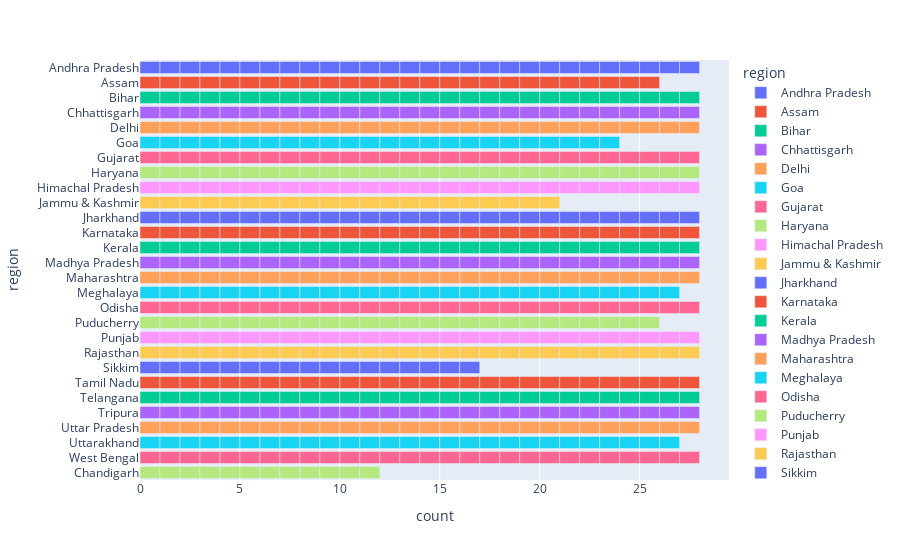

Notebook source saved alongside this figure:
### Code cell
fig = px.bar(df,y='region',color='region')

fig.show()

### Figure 1 — Plotly figure (JSON) as saved in the notebook; plotly's stock layout.template omitted (floating-point values rounded to 4 significant figures)
{"data": [{"alignmentgroup": "True", "hovertemplate": "region=%{y}<br>count=%{x}<extra></extra>", "legendgroup": "Andhra Pradesh", "marker": {"color": "#636efa", "pattern": {"shape": ""}}, "name": "Andhra Pradesh", "offsetgroup": "Andhra Pradesh", "orientation": "h", "showlegend": true, "textposition": "auto", "type": "bar", "x": [1, 1, 1, 1, 1, 1, 1, 1, 1, 1, 1, 1, 1, 1, 1, 1, 1, 1, 1, 1, 1, 1, 1, 1, 1, 1, 1, 1], "xaxis": "x", "y": ["Andhra Pradesh", "Andhra Pradesh", "Andhra Pradesh", "Andhra Pradesh", "Andhra Pradesh", "Andhra Pradesh", "Andhra Pradesh", "Andhra Pradesh", "Andhra Pradesh", "Andhra Pradesh", "Andhra Pradesh", "Andhra Pradesh", "Andhra Pradesh", "Andhra Pradesh", "Andhra Pradesh", "Andhra Pradesh", "Andhra Pradesh", "Andhra Pradesh", "Andhra Pradesh", "Andhra Pradesh", "Andhra Pradesh", "Andhra Pradesh", "Andhra Pradesh", "Andhra Pradesh", "Andhra Pradesh", "Andhra Pradesh", "Andhra Pradesh", "Andhra Pradesh"], "yaxis": "y"}, {"alignmentgroup": "True", "hovertemplate": "region=%{y}<br>count=%{x}<extra></extra>", "legendgroup": "Assam", "marker": {"color": "#EF553B", "pattern": {"shape": ""}}, "name": "Assam", "offsetgroup": "Assam", "orientation": "h", "showlegend": true, "textposition": "auto", "type": "bar", "x": [1, 1, 1, 1, 1, 1, 1, 1, 1, 1, 1, 1, 1, 1, 1, 1, 1, 1, 1, 1, 1, 1, 1, 1, 1, 1], "xaxis": "x", "y": ["Assam", "Assam", "Assam", "Assam", "Assam", "Assam", "Assam", "Assam", "Assam", "Assam", "Assam", "Assam", "Assam", "Assam", "Assam", "Assam", "Assam", "Assam", "Assam", "Assam", "Assam", "Assam", "Assam", "Assam", "Assam", "Assam"], "yaxis": "y"}, {"alignmentgroup": "True", "hovertemplate": "region=%{y}<br>count=%{x}<extra></extra>", "legendgroup": "Bihar", "marker": {"color": "#00cc96", "pattern": {"shape": ""}}, "name": "Bihar", "offsetgroup": "Bihar", "orientation": "h", "showlegend": true, "textposition": "auto", "type": "bar", "x": [1, 1, 1, 1, 1, 1, 1, 1, 1, 1, 1, 1, 1, 1, 1, 1, 1, 1, 1, 1, 1, 1, 1, 1, 1, 1, 1, 1], "xaxis": "x", "y": ["Bihar", "Bihar", "Bihar", "Bihar", "Bihar", "Bihar", "Bihar", "Bihar", "Bihar", "Bihar", "Bihar", "Bihar", "Bihar", "Bihar", "Bihar", "Bihar", "Bihar", "Bihar", "Bihar", "Bihar", "Bihar", "Bihar", "Bihar", "Bihar", "Bihar", "Bihar", "Bihar", "Bihar"], "yaxis": "y"}, {"alignmentgroup": "True", "hovertemplate": "region=%{y}<br>count=%{x}<extra></extra>", "legendgroup": "Chhattisgarh", "marker": {"color": "#ab63fa", "pattern": {"shape": ""}}, "name": "Chhattisgarh", "offsetgroup": "Chhattisgarh", "orientation": "h", "showlegend": true, "textposition": "auto", "type": "bar", "x": [1, 1, 1, 1, 1, 1, 1, 1, 1, 1, 1, 1, 1, 1, 1, 1, 1, 1, 1, 1, 1, 1, 1, 1, 1, 1, 1, 1], "xaxis": "x", "y": ["Chhattisgarh", "Chhattisgarh", "Chhattisgarh", "Chhattisgarh", "Chhattisgarh", "Chhattisgarh", "Chhattisgarh", "Chhattisgarh", "Chhattisgarh", "Chhattisgarh", "Chhattisgarh", "Chhattisgarh", "Chhattisgarh", "Chhattisgarh", "Chhattisgarh", "Chhattisgarh", "Chhattisgarh", "Chhattisgarh", "Chhattisgarh", "Chhattisgarh", "Chhattisgarh", "Chhattisgarh", "Chhattisgarh", "Chhattisgarh", "Chhattisgarh", "Chhattisgarh", "Chhattisgarh", "Chhattisgarh"], "yaxis": "y"}, {"alignmentgroup": "True", "hovertemplate": "region=%{y}<br>count=%{x}<extra></extra>", "legendgroup": "Delhi", "marker": {"color": "#FFA15A", "pattern": {"shape": ""}}, "name": "Delhi", "offsetgroup": "Delhi", "orientation": "h", "showlegend": true, "textposition": "auto", "type": "bar", "x": [1, 1, 1, 1, 1, 1, 1, 1, 1, 1, 1, 1, 1, 1, 1, 1, 1, 1, 1, 1, 1, 1, 1, 1, 1, 1, 1, 1], "xaxis": "x", "y": ["Delhi", "Delhi", "Delhi", "Delhi", "Delhi", "Delhi", "Delhi", "Delhi", "Delhi", "Delhi", "Delhi", "Delhi", "Delhi", "Delhi", "Delhi", "Delhi", "Delhi", "Delhi", "Delhi", "Delhi", "Delhi", "Delhi", "Delhi", "Delhi", "Delhi", "Delhi", "Delhi", "Delhi"], "yaxis": "y"}, {"alignmentgroup": "True", "hovertemplate": "region=%{y}<br>count=%{x}<extra></extra>", "legendgroup": "Goa", "marker": {"color": "#19d3f3", "pattern": {"shape": ""}}, "name": "Goa", "offsetgroup": "Goa", "orientation": "h", "showlegend": true, "textposition": "auto", "type": "bar", "x": [1, 1, 1, 1, 1, 1, 1, 1, 1, 1, 1, 1, 1, 1, 1, 1, 1, 1, 1, 1, 1, 1, 1, 1], "xaxis": "x", "y": ["Goa", "Goa", "Goa", "Goa", "Goa", "Goa", "Goa", "Goa", "Goa", "Goa", "Goa", "Goa", "Goa", "Goa", "Goa", "Goa", "Goa", "Goa", "Goa", "Goa", "Goa", "Goa", "Goa", "Goa"], "yaxis": "y"}, {"alignmentgroup": "True", "hovertemplate": "region=%{y}<br>count=%{x}<extra></extra>", "legendgroup": "Gujarat", "marker": {"color": "#FF6692", "pattern": {"shape": ""}}, "name": "Gujarat", "offsetgroup": "Gujarat", "orientation": "h", "showlegend": true, "textposition": "auto", "type": "bar", "x": [1, 1, 1, 1, 1, 1, 1, 1, 1, 1, 1, 1, 1, 1, 1, 1, 1, 1, 1, 1, 1, 1, 1, 1, 1, 1, 1, 1], "xaxis": "x", "y": ["Gujarat", "Gujarat", "Gujarat", "Gujarat", "Gujarat", "Gujarat", "Gujarat", "Gujarat", "Gujarat", "Gujarat", "Gujarat", "Gujarat", "Gujarat", "Gujarat", "Gujarat", "Gujarat", "Gujarat", "Gujarat", "Gujarat", "Gujarat", "Gujarat", "Gujarat", "Gujarat", "Gujarat", "Gujarat", "Gujarat", "Gujarat", "Gujarat"], "yaxis": "y"}, {"alignmentgroup": "True", "hovertemplate": "region=%{y}<br>count=%{x}<extra></extra>", "legendgroup": "Haryana", "marker": {"color": "#B6E880", "pattern": {"shape": ""}}, "name": "Haryana", "offsetgroup": "Haryana", "orientation": "h", "showlegend": true, "textposition": "auto", "type": "bar", "x": [1, 1, 1, 1, 1, 1, 1, 1, 1, 1, 1, 1, 1, 1, 1, 1, 1, 1, 1, 1, 1, 1, 1, 1, 1, 1, 1, 1], "xaxis": "x", "y": ["Haryana", "Haryana", "Haryana", "Haryana", "Haryana", "Haryana", "Haryana", "Haryana", "Haryana", "Haryana", "Haryana", "Haryana", "Haryana", "Haryana", "Haryana", "Haryana", "Haryana", "Haryana", "Haryana", "Haryana", "Haryana", "Haryana", "Haryana", "Haryana", "Haryana", "Haryana", "Haryana", "Haryana"], "yaxis": "y"}, {"alignmentgroup": "True", "hovertemplate": "region=%{y}<br>count=%{x}<extra></extra>", "legendgroup": "Himachal Pradesh", "marker": {"color": "#FF97FF", "pattern": {"shape": ""}}, "name": "Himachal Pradesh", "offsetgroup": "Himachal Pradesh", "orientation": "h", "showlegend": true, "textposition": "auto", "type": "bar", "x": [1, 1, 1, 1, 1, 1, 1, 1, 1, 1, 1, 1, 1, 1, 1, 1, 1, 1, 1, 1, 1, 1, 1, 1, 1, 1, 1, 1], "xaxis": "x", "y": ["Himachal Pradesh", "Himachal Pradesh", "Himachal Pradesh", "Himachal Pradesh", "Himachal Pradesh", "Himachal Pradesh", "Himachal Pradesh", "Himachal Pradesh", "Himachal Pradesh", "Himachal Pradesh", "Himachal Pradesh", "Himachal Pradesh", "Himachal Pradesh", "Himachal Pradesh", "Himachal Pradesh", "Himachal Pradesh", "Himachal Pradesh", "Himachal Pradesh", "Himachal Pradesh", "Himachal Pradesh", "Himachal Pradesh", "Himachal Pradesh", "Himachal Pradesh", "Himachal Pradesh", "Himachal Pradesh", "Himachal Pradesh", "Himachal Pradesh", "Himachal Pradesh"], "yaxis": "y"}, {"alignmentgroup": "True", "hovertemplate": "region=%{y}<br>count=%{x}<extra></extra>", "legendgroup": "Jammu & Kashmir", "marker": {"color": "#FECB52", "pattern": {"shape": ""}}, "name": "Jammu & Kashmir", "offsetgroup": "Jammu & Kashmir", "orientation": "h", "showlegend": true, "textposition": "auto", "type": "bar", "x": [1, 1, 1, 1, 1, 1, 1, 1, 1, 1, 1, 1, 1, 1, 1, 1, 1, 1, 1, 1, 1], "xaxis": "x", "y": ["Jammu & Kashmir", "Jammu & Kashmir", "Jammu & Kashmir", "Jammu & Kashmir", "Jammu & Kashmir", "Jammu & Kashmir", "Jammu & Kashmir", "Jammu & Kashmir", "Jammu & Kashmir", "Jammu & Kashmir", "Jammu & Kashmir", "Jammu & Kashmir", "Jammu & Kashmir", "Jammu & Kashmir", "Jammu & Kashmir", "Jammu & Kashmir", "Jammu & Kashmir", "Jammu & Kashmir", "Jammu & Kashmir", "Jammu & Kashmir", "Jammu & Kashmir"], "yaxis": "y"}, {"alignmentgroup": "True", "hovertemplate": "region=%{y}<br>count=%{x}<extra></extra>", "legendgroup": "Jharkhand", "marker": {"color": "#636efa", "pattern": {"shape": ""}}, "name": "Jharkhand", "offsetgroup": "Jharkhand", "orientation": "h", "showlegend": true, "textposition": "auto", "type": "bar", "x": [1, 1, 1, 1, 1, 1, 1, 1, 1, 1, 1, 1, 1, 1, 1, 1, 1, 1, 1, 1, 1, 1, 1, 1, 1, 1, 1, 1], "xaxis": "x", "y": ["Jharkhand", "Jharkhand", "Jharkhand", "Jharkhand", "Jharkhand", "Jharkhand", "Jharkhand", "Jharkhand", "Jharkhand", "Jharkhand", "Jharkhand", "Jharkhand", "Jharkhand", "Jharkhand", "Jharkhand", "Jharkhand", "Jharkhand", "Jharkhand", "Jharkhand", "Jharkhand", "Jharkhand", "Jharkhand", "Jharkhand", "Jharkhand", "Jharkhand", "Jharkhand", "Jharkhand", "Jharkhand"], "yaxis": "y"}, {"alignmentgroup": "True", "hovertemplate": "region=%{y}<br>count=%{x}<extra></extra>", "legendgroup": "Karnataka", "marker": {"color": "#EF553B", "pattern": {"shape": ""}}, "name": "Karnataka", "offsetgroup": "Karnataka", "orientation": "h", "showlegend": true, "textposition": "auto", "type": "bar", "x": [1, 1, 1, 1, 1, 1, 1, 1, 1, 1, 1, 1, 1, 1, 1, 1, 1, 1, 1, 1, 1, 1, 1, 1, 1, 1, 1, 1], "xaxis": "x", "y": ["Karnataka", "Karnataka", "Karnataka", "Karnataka", "Karnataka", "Karnataka", "Karnataka", "Karnataka", "Karnataka", "Karnataka", "Karnataka", "Karnataka", "Karnataka", "Karnataka", "Karnataka", "Karnataka", "Karnataka", "Karnataka", "Karnataka", "Karnataka", "Karnataka", "Karnataka", "Karnataka", "Karnataka", "Karnataka", "Karnataka", "Karnataka", "Karnataka"], "yaxis": "y"}, {"alignmentgroup": "True", "hovertemplate": "region=%{y}<br>count=%{x}<extra></extra>", "legendgroup": "Kerala", "marker": {"color": "#00cc96", "pattern": {"shape": ""}}, "name": "Kerala", "offsetgroup": "Kerala", "orientation": "h", "showlegend": true, "textposition": "auto", "type": "bar", "x": [1, 1, 1, 1, 1, 1, 1, 1, 1, 1, 1, 1, 1, 1, 1, 1, 1, 1, 1, 1, 1, 1, 1, 1, 1, 1, 1, 1], "xaxis": "x", "y": ["Kerala", "Kerala", "Kerala", "Kerala", "Kerala", "Kerala", "Kerala", "Kerala", "Kerala", "Kerala", "Kerala", "Kerala", "Kerala", "Kerala", "Kerala", "Kerala", "Kerala", "Kerala", "Kerala", "Kerala", "Kerala", "Kerala", "Kerala", "Kerala", "Kerala", "Kerala", "Kerala", "Kerala"], "yaxis": "y"}, {"alignmentgroup": "True", "hovertemplate": "region=%{y}<br>count=%{x}<extra></extra>", "legendgroup": "Madhya Pradesh", "marker": {"color": "#ab63fa", "pattern": {"shape": ""}}, "name": "Madhya Pradesh", "offsetgroup": "Madhya Pradesh", "orientation": "h", "showlegend": true, "textposition": "auto", "type": "bar", "x": [1, 1, 1, 1, 1, 1, 1, 1, 1, 1, 1, 1, 1, 1, 1, 1, 1, 1, 1, 1, 1, 1, 1, 1, 1, 1, 1, 1], "xaxis": "x", "y": ["Madhya Pradesh", "Madhya Pradesh", "Madhya Pradesh", "Madhya Pradesh", "Madhya Pradesh", "Madhya Pradesh", "Madhya Pradesh", "Madhya Pradesh", "Madhya Pradesh", "Madhya Pradesh", "Madhya Pradesh", "Madhya Pradesh", "Madhya Pradesh", "Madhya Pradesh", "Madhya Pradesh", "Madhya Pradesh", "Madhya Pradesh", "Madhya Pradesh", "Madhya Pradesh", "Madhya Pradesh", "Madhya Pradesh", "Madhya Pradesh", "Madhya Pradesh", "Madhya Pradesh", "Madhya Pradesh", "Madhya Pradesh", "Madhya Pradesh", "Madhya Pradesh"], "yaxis": "y"}, {"alignmentgroup": "True", "hovertemplate": "region=%{y}<br>count=%{x}<extra></extra>", "legendgroup": "Maharashtra", "marker": {"color": "#FFA15A", "pattern": {"shape": ""}}, "name": "Maharashtra", "offsetgroup": "Maharashtra", "orientation": "h", "showlegend": true, "textposition": "auto", "type": "bar", "x": [1, 1, 1, 1, 1, 1, 1, 1, 1, 1, 1, 1, 1, 1, 1, 1, 1, 1, 1, 1, 1, 1, 1, 1, 1, 1, 1, 1], "xaxis": "x", "y": ["Maharashtra", "Maharashtra", "Maharashtra", "Maharashtra", "Maharashtra", "Maharashtra", "Maharashtra", "Maharashtra", "Maharashtra", "Maharashtra", "Maharashtra", "Maharashtra", "Maharashtra", "Maharashtra", "Maharashtra", "Maharashtra", "Maharashtra", "Maharashtra", "Maharashtra", "Maharashtra", "Maharashtra", "Maharashtra", "Maharashtra", "Maharashtra", "Maharashtra", "Maharashtra", "Maharashtra", "Maharashtra"], "yaxis": "y"}, {"alignmentgroup": "True", "hovertemplate": "region=%{y}<br>count=%{x}<extra></extra>", "legendgroup": "Meghalaya", "marker": {"color": "#19d3f3", "pattern": {"shape": ""}}, "name": "Meghalaya", "offsetgroup": "Meghalaya", "orientation": "h", "showlegend": true, "textposition": "auto", "type": "bar", "x": [1, 1, 1, 1, 1, 1, 1, 1, 1, 1, 1, 1, 1, 1, 1, 1, 1, 1, 1, 1, 1, 1, 1, 1, 1, 1, 1], "xaxis": "x", "y": ["Meghalaya", "Meghalaya", "Meghalaya", "Meghalaya", "Meghalaya", "Meghalaya", "Meghalaya", "Meghalaya", "Meghalaya", "Meghalaya", "Meghalaya", "Meghalaya", "Meghalaya", "Meghalaya", "Meghalaya", "Meghalaya", "Meghalaya", "Meghalaya", "Meghalaya", "Meghalaya", "Meghalaya", "Meghalaya", "Meghalaya", "Meghalaya", "Meghalaya", "Meghalaya", "Meghalaya"], "yaxis": "y"}, {"alignmentgroup": "True", "hovertemplate": "region=%{y}<br>count=%{x}<extra></extra>", "legendgroup": "Odisha", "marker": {"color": "#FF6692", "pattern": {"shape": ""}}, "name": "Odisha", "offsetgroup": "Odisha", "orientation": "h", "showlegend": true, "textposition": "auto", "type": "bar", "x": [1, 1, 1, 1, 1, 1, 1, 1, 1, 1, 1, 1, 1, 1, 1, 1, 1, 1, 1, 1, 1, 1, 1, 1, 1, 1, 1, 1], "xaxis": "x", "y": ["Odisha", "Odisha", "Odisha", "Odisha", "Odisha", "Odisha", "Odisha", "Odisha", "Odisha", "Odisha", "Odisha", "Odisha", "Odisha", "Odisha", "Odisha", "Odisha", "Odisha", "Odisha", "Odisha", "Odisha", "Odisha", "Odisha", "Odisha", "Odisha", "Odisha", "Odisha", "Odisha", "Odisha"], "yaxis": "y"}, {"alignmentgroup": "True", "hovertemplate": "region=%{y}<br>count=%{x}<extra></extra>", "legendgroup": "Puducherry", "marker": {"color": "#B6E880", "pattern": {"shape": ""}}, "name": "Puducherry", "offsetgroup": "Puducherry", "orientation": "h", "showlegend": true, "textposition": "auto", "type": "bar", "x": [1, 1, 1, 1, 1, 1, 1, 1, 1, 1, 1, 1, 1, 1, 1, 1, 1, 1, 1, 1, 1, 1, 1, 1, 1, 1], "xaxis": "x", "y": ["Puducherry", "Puducherry", "Puducherry", "Puducherry", "Puducherry", "Puducherry", "Puducherry", "Puducherry", "Puducherry", "Puducherry", "Puducherry", "Puducherry", "Puducherry", "Puducherry", "Puducherry", "Puducherry", "Puducherry", "Puducherry", "Puducherry", "Puducherry", "Puducherry", "Puducherry", "Puducherry", "Puducherry", "Puducherry", "Puducherry"], "yaxis": "y"}, {"alignmentgroup": "True", "hovertemplate": "region=%{y}<br>count=%{x}<extra></extra>", "legendgroup": "Punjab", "marker": {"color": "#FF97FF", "pattern": {"shape": ""}}, "name": "Punjab", "offsetgroup": "Punjab", "orientation": "h", "showlegend": true, "textposition": "auto", "type": "bar", "x": [1, 1, 1, 1, 1, 1, 1, 1, 1, 1, 1, 1, 1, 1, 1, 1, 1, 1, 1, 1, 1, 1, 1, 1, 1, 1, 1, 1], "xaxis": "x", "y": ["Punjab", "Punjab", "Punjab", "Punjab", "Punjab", "Punjab", "Punjab", "Punjab", "Punjab", "Punjab", "Punjab", "Punjab", "Punjab", "Punjab", "Punjab", "Punjab", "Punjab", "Punjab", "Punjab", "Punjab", "Punjab", "Punjab", "Punjab", "Punjab", "Punjab", "Punjab", "Punjab", "Punjab"], "yaxis": "y"}, {"alignmentgroup": "True", "hovertemplate": "region=%{y}<br>count=%{x}<extra></extra>", "legendgroup": "Rajasthan", "marker": {"color": "#FECB52", "pattern": {"shape": ""}}, "name": "Rajasthan", "offsetgroup": "Rajasthan", "orientation": "h", "showlegend": true, "textposition": "auto", "type": "bar", "x": [1, 1, 1, 1, 1, 1, 1, 1, 1, 1, 1, 1, 1, 1, 1, 1, 1, 1, 1, 1, 1, 1, 1, 1, 1, 1, 1, 1], "xaxis": "x", "y": ["Rajasthan", "Rajasthan", "Rajasthan", "Rajasthan", "Rajasthan", "Rajasthan", "Rajasthan", "Rajasthan", "Rajasthan", "Rajasthan", "Rajasthan", "Rajasthan", "Rajasthan", "Rajasthan", "Rajasthan", "Rajasthan", "Rajasthan", "Rajasthan", "Rajasthan", "Rajasthan", "Rajasthan", "Rajasthan", "Rajasthan", "Rajasthan", "Rajasthan", "Rajasthan", "Rajasthan", "Rajasthan"], "yaxis": "y"}, {"alignmentgroup": "True", "hovertemplate": "region=%{y}<br>count=%{x}<extra></extra>", "legendgroup": "Sikkim", "marker": {"color": "#636efa", "pattern": {"shape": ""}}, "name": "Sikkim", "offsetgroup": "Sikkim", "orientation": "h", "showlegend": true, "textposition": "auto", "type": "bar", "x": [1, 1, 1, 1, 1, 1, 1, 1, 1, 1, 1, 1, 1, 1, 1, 1, 1], "xaxis": "x", "y": ["Sikkim", "Sikkim", "Sikkim", "Sikkim", "Sikkim", "Sikkim", "Sikkim", "Sikkim", "Sikkim", "Sikkim", "Sikkim", "Sikkim", "Sikkim", "Sikkim", "Sikkim", "Sikkim", "Sikkim"], "yaxis": "y"}, {"alignmentgroup": "True", "hovertemplate": "region=%{y}<br>count=%{x}<extra></extra>", "legendgroup": "Tamil Nadu", "marker": {"color": "#EF553B", "pattern": {"shape": ""}}, "name": "Tamil Nadu", "offsetgroup": "Tamil Nadu", "orientation": "h", "showlegend": true, "textposition": "auto", "type": "bar", "x": [1, 1, 1, 1, 1, 1, 1, 1, 1, 1, 1, 1, 1, 1, 1, 1, 1, 1, 1, 1, 1, 1, 1, 1, 1, 1, 1, 1], "xaxis": "x", "y": ["Tamil Nadu", "Tamil Nadu", "Tamil Nadu", "Tamil Nadu", "Tamil Nadu", "Tamil Nadu", "Tamil Nadu", "Tamil Nadu", "Tamil Nadu", "Tamil Nadu", "Tamil Nadu", "Tamil Nadu", "Tamil Nadu", "Tamil Nadu", "Tamil Nadu", "Tamil Nadu", "Tamil Nadu", "Tamil Nadu", "Tamil Nadu", "Tamil Nadu", "Tamil Nadu", "Tamil Nadu", "Tamil Nadu", "Tamil Nadu", "Tamil Nadu", "Tamil Nadu", "Tamil Nadu", "Tamil Nadu"], "yaxis": "y"}, {"alignmentgroup": "True", "hovertemplate": "region=%{y}<br>count=%{x}<extra></extra>", "legendgroup": "Telangana", "marker": {"color": "#00cc96", "pattern": {"shape": ""}}, "name": "Telangana", "offsetgroup": "Telangana", "orientation": "h", "showlegend": true, "textposition": "auto", "type": "bar", "x": [1, 1, 1, 1, 1, 1, 1, 1, 1, 1, 1, 1, 1, 1, 1, 1, 1, 1, 1, 1, 1, 1, 1, 1, 1, 1, 1, 1], "xaxis": "x", "y": ["Telangana", "Telangana", "Telangana", "Telangana", "Telangana", "Telangana", "Telangana", "Telangana", "Telangana", "Telangana", "Telangana", "Telangana", "Telangana", "Telangana", "Telangana", "Telangana", "Telangana", "Telangana", "Telangana", "Telangana", "Telangana", "Telangana", "Telangana", "Telangana", "Telangana", "Telangana", "Telangana", "Telangana"], "yaxis": "y"}, {"alignmentgroup": "True", "hovertemplate": "region=%{y}<br>count=%{x}<extra></extra>", "legendgroup": "Tripura", "marker": {"color": "#ab63fa", "pattern": {"shape": ""}}, "name": "Tripura", "offsetgroup": "Tripura", "orientation": "h", "showlegend": true, "textposition": "auto", "type": "bar", "x": [1, 1, 1, 1, 1, 1, 1, 1, 1, 1, 1, 1, 1, 1, 1, 1, 1, 1, 1, 1, 1, 1, 1, 1, 1, 1, 1, 1], "xaxis": "x", "y": ["Tripura", "Tripura", "Tripura", "Tripura", "Tripura", "Tripura", "Tripura", "Tripura", "Tripura", "Tripura", "Tripura", "Tripura", "Tripura", "Tripura", "Tripura", "Tripura", "Tripura", "Tripura", "Tripura", "Tripura", "Tripura", "Tripura", "Tripura", "Tripura", "Tripura", "Tripura", "Tripura", "Tripura"], "yaxis": "y"}, {"alignmentgroup": "True", "hovertemplate": "region=%{y}<br>count=%{x}<extra></extra>", "legendgroup": "Uttar Pradesh", "marker": {"color": "#FFA15A", "pattern": {"shape": ""}}, "name": "Uttar Pradesh", "offsetgroup": "Uttar Pradesh", "orientation": "h", "showlegend": true, "textposition": "auto", "type": "bar", "x": [1, 1, 1, 1, 1, 1, 1, 1, 1, 1, 1, 1, 1, 1, 1, 1, 1, 1, 1, 1, 1, 1, 1, 1, 1, 1, 1, 1], "xaxis": "x", "y": ["Uttar Pradesh", "Uttar Pradesh", "Uttar Pradesh", "Uttar Pradesh", "Uttar Pradesh", "Uttar Pradesh", "Uttar Pradesh", "Uttar Pradesh", "Uttar Pradesh", "Uttar Pradesh", "Uttar Pradesh", "Uttar Pradesh", "Uttar Pradesh", "Uttar Pradesh", "Uttar Pradesh", "Uttar Pradesh", "Uttar Pradesh", "Uttar Pradesh", "Uttar Pradesh", "Uttar Pradesh", "Uttar Pradesh", "Uttar Pradesh", "Uttar Pradesh", "Uttar Pradesh", "Uttar Pradesh", "Uttar Pradesh", "Uttar Pradesh", "Uttar Pradesh"], "yaxis": "y"}, {"alignmentgroup": "True", "hovertemplate": "region=%{y}<br>count=%{x}<extra></extra>", "legendgroup": "Uttarakhand", "marker": {"color": "#19d3f3", "pattern": {"shape": ""}}, "name": "Uttarakhand", "offsetgroup": "Uttarakhand", "orientation": "h", "showlegend": true, "textposition": "auto", "type": "bar", "x": [1, 1, 1, 1, 1, 1, 1, 1, 1, 1, 1, 1, 1, 1, 1, 1, 1, 1, 1, 1, 1, 1, 1, 1, 1, 1, 1], "xaxis": "x", "y": ["Uttarakhand", "Uttarakhand", "Uttarakhand", "Uttarakhand", "Uttarakhand", "Uttarakhand", "Uttarakhand", "Uttarakhand", "Uttarakhand", "Uttarakhand", "Uttarakhand", "Uttarakhand", "Uttarakhand", "Uttarakhand", "Uttarakhand", "Uttarakhand", "Uttarakhand", "Uttarakhand", "Uttarakhand", "Uttarakhand", "Uttarakhand", "Uttarakhand", "Uttarakhand", "Uttarakhand", "Uttarakhand", "Uttarakhand", "Uttarakhand"], "yaxis": "y"}, {"alignmentgroup": "True", "hovertemplate": "region=%{y}<br>count=%{x}<extra></extra>", "legendgroup": "West Bengal", "marker": {"color": "#FF6692", "pattern": {"shape": ""}}, "name": "West Bengal", "offsetgroup": "West Bengal", "orientation": "h", "showlegend": true, "textposition": "auto", "type": "bar", "x": [1, 1, 1, 1, 1, 1, 1, 1, 1, 1, 1, 1, 1, 1, 1, 1, 1, 1, 1, 1, 1, 1, 1, 1, 1, 1, 1, 1], "xaxis": "x", "y": ["West Bengal", "West Bengal", "West Bengal", "West Bengal", "West Bengal", "West Bengal", "West Bengal", "West Bengal", "West Bengal", "West Bengal", "West Bengal", "West Bengal", "West Bengal", "West Bengal", "West Bengal", "West Bengal", "West Bengal", "West Bengal", "West Bengal", "West Bengal", "West Bengal", "West Bengal", "West Bengal", "West Bengal", "West Bengal", "West Bengal", "West Bengal", "West Bengal"], "yaxis": "y"}, {"alignmentgroup": "True", "hovertemplate": "region=%{y}<br>count=%{x}<extra></extra>", "legendgroup": "Chandigarh", "marker": {"color": "#B6E880", "pattern": {"shape": ""}}, "name": "Chandigarh", "offsetgroup": "Chandigarh", "orientation": "h", "showlegend": true, "textposition": "auto", "type": "bar", "x": [1, 1, 1, 1, 1, 1, 1, 1, 1, 1, 1, 1], "xaxis": "x", "y": ["Chandigarh", "Chandigarh", "Chandigarh", "Chandigarh", "Chandigarh", "Chandigarh", "Chandigarh", "Chandigarh", "Chandigarh", "Chandigarh", "Chandigarh", "Chandigarh"], "yaxis": "y"}], "layout": {"barmode": "relative", "legend": {"title": {"text": "region"}, "tracegroupgap": 0}, "margin": {"t": 60}, "xaxis": {"anchor": "y", "domain": [0, 1], "title": {"text": "count"}}, "yaxis": {"anchor": "x", "categoryarray": ["Chandigarh", "West Bengal", "Uttarakhand", "Uttar Pradesh", "Tripura", "Telangana", "Tamil Nadu", "Sikkim", "Rajasthan", "Punjab", "Puducherry", "Odisha", "Meghalaya", "Maharashtra", "Madhya Pradesh", "Kerala", "Karnataka", "Jharkhand", "Jammu & Kashmir", "Himachal Pradesh", "Haryana", "Gujarat", "Goa", "Delhi", "Chhattisgarh", "Bihar", "Assam", "Andhra Pradesh"], "categoryorder": "array", "domain": [0, 1], "title": {"text": "region"}}}}
